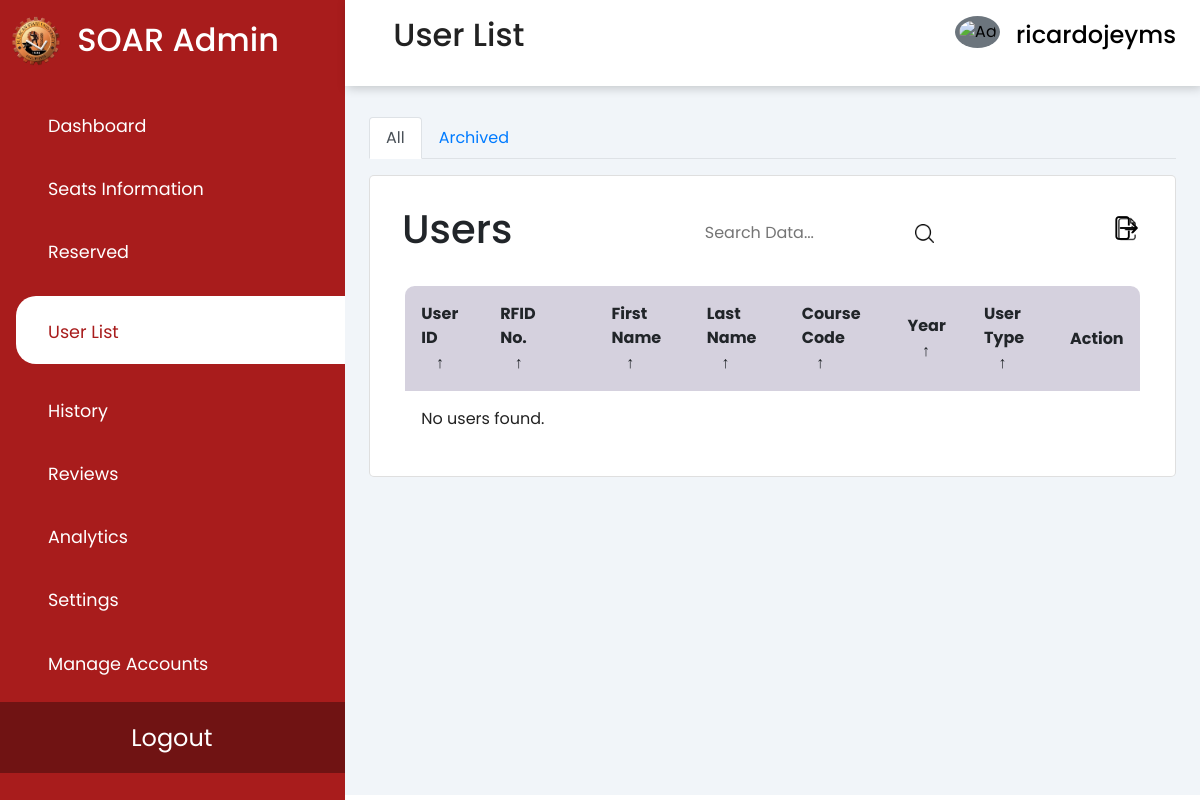
/user-list.php (signed in), run on an earlier commit of the app's database.
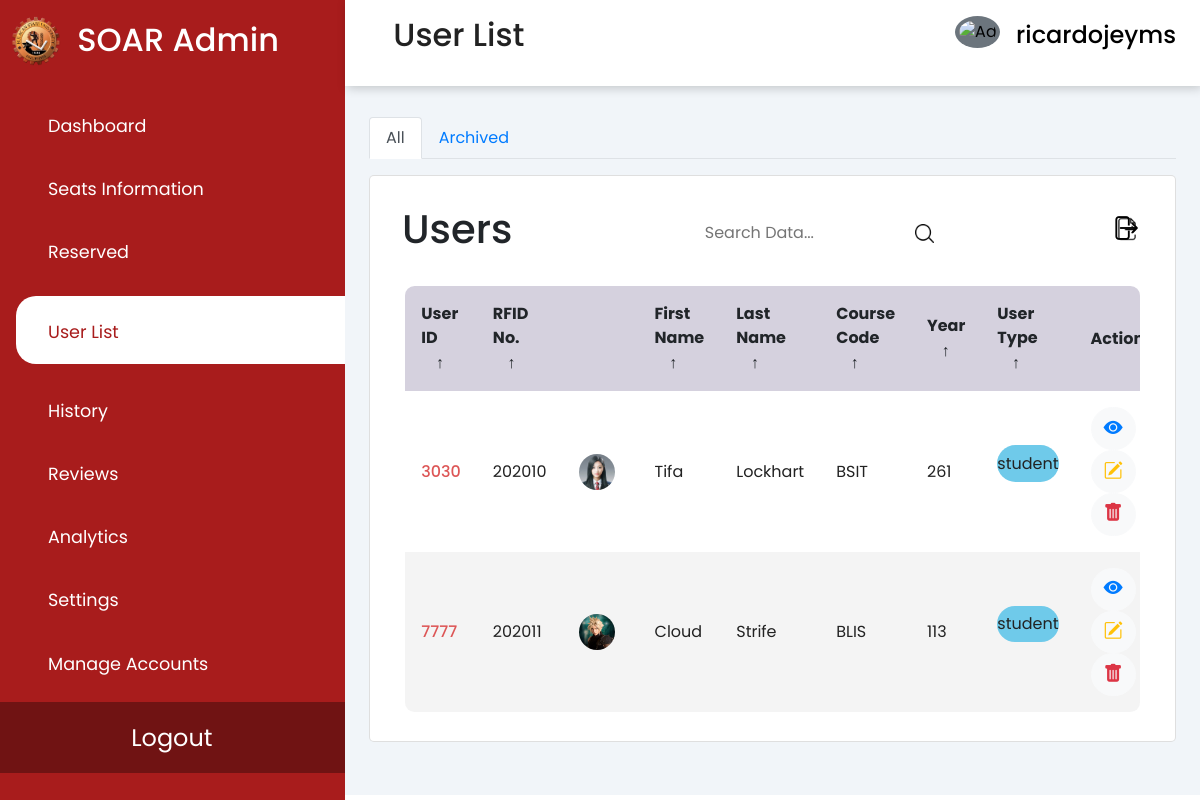
And on a later commit of the database.
### tables this page shows
CREATE TABLE `users` (
  `user_id` int(11) NOT NULL,
  `rfid_no` varchar(50) DEFAULT NULL,
  `first_name` varchar(255) DEFAULT NULL,
  `last_name` varchar(255) DEFAULT NULL,
  `account_id` int(11) DEFAULT NULL,
  `course_code` varchar(50) DEFAULT NULL,
  `yearsec_id` int(11) DEFAULT NULL,
  `age` int(11) DEFAULT NULL,
  `contact_number` varchar(20) DEFAULT NULL,
  `is_archived` tinyint(1) DEFAULT 0
);

CREATE TABLE `account` (
  `account_id` int(11) NOT NULL,
  `username` varchar(255) DEFAULT NULL,
  `password` varchar(255) DEFAULT NULL,
  `email` varchar(255) DEFAULT NULL,
  `picture` varchar(255) DEFAULT NULL,
  `account_type` varchar(255) DEFAULT NULL,
  `reservation_count` int(11) DEFAULT 0
);

### user-list.php (the view, shortened to what the changed rows need)
<?php
require 'assets/php/connect.php';
$sql = "SELECT u.user_id, u.rfid_no, u.first_name, u.last_name, u.account_id, u.course_code, u.yearsec_id, u.age, u.contact_number, a.picture, a.email,  a.account_type
        FROM users u
        JOIN account a ON u.account_id = a.account_id
        WHERE u.is_archived = 0";
$result = $conn->query($sql);
?>
<!DOCTYPE HTML>
<html>
<head>
    <link rel="stylesheet" href="https://cdn.jsdelivr.net/npm/bootstrap@4.6.2/dist/css/bootstrap.min.css"
>
    <link rel="stylesheet" type="text/css" href="assets/css/user-list.css" />
    <link href="https://cdnjs.cloudflare.com/ajax/libs/font-awesome/6.0.0/css/all.min.css" rel="stylesheet" />
    <link rel="stylesheet"
        href="https://maxst.icons8.com/vue-static/landings/line-awesome/line-awesome/1.3.0/css/line-awesome.min.css">
    <link rel="stylesheet" href="https://cdn.jsdelivr.net/npm/bootstrap-icons@1.11.1/font/bootstrap-icons.css">
</head>
<body>
    <div class="sidebar">
        <div class="sidebar-brand">
            <h2> <span>SOAR Admin</span></h2>
        </div>
    </div>
    <div class="header">
        <header>
            <h2>
                <label for="nav-toggle">
                    <div class="toggle">
                        <span class="la la-bars"></span>
                    </div>
                </label>
                User List
            </h2>
        </header>
    </div>
    <div class="main-content">
        <main>
            <div class="tab-content" id="myTabsContent">
                <div class="recent-grid">
                    <div class="history">
                        <div class="card">
                            <div class="card-body">
                                <div class="table-responsive">
                                    <section class="table__header">
                                        <h1>Users</h1>
                                    </section>
                                    <section class="table__body">
                                        <table id="customers_table">
                                            <thead>
                                                <tr>
                                                    <th> User ID <span class="icon-arrow">&UpArrow;</span></th>
                                                    <th> RFID No. <span class="icon-arrow">&UpArrow;</span></th>
                                                    <th></th>
                                                    <th> First Name <span class="icon-arrow">&UpArrow;</span></th>
                                                    <th> Last Name <span class="icon-arrow">&UpArrow;</span></th>
                                                    <th> Course Code <span class="icon-arrow">&UpArrow;</span></th>
                                                    <th> Year <span class="icon-arrow">&UpArrow;</span></th>
                                                    <th> User Type <span class="icon-arrow">&UpArrow;</span></th>
                                                    <th> Action </th>
                                                </tr>
                                            </thead>
                                            <?php
                                            if ($result->num_rows > 0) {
                                                while ($row = $result->fetch_assoc()) {
                                                    ?>
                                                    <tr>
                                                        <td class="studno">
                                                            <?php echo $row['user_id']; ?>
                                                        </td>
                                                        <td>
                                                            <?php echo $row['rfid_no']; ?>
                                                        </td>
                                                        <td><img src="<?php echo $row['picture']; ?>" alt=""></td>
                                                        <td>
                                                            <?php echo $row['first_name']; ?>
                                                        </td>
                                                        <td>
                                                            <?php echo $row['last_name']; ?>
                                                        </td>
                                                        <td>
                                                            <?php echo $row['course_code']; ?>
                                                        </td>
                                                        <td>
                                                            <?php echo $row['yearsec_id']; ?>
                                                        </td>
                                                        <td>
                                                            <p
                                                                class="user-type <?php echo strtolower($row['account_type']); ?>">
                                                                <?php echo $row['account_type']; ?>
                                                            </p>
                                                        </td>
                                                        <td>
                                                            <button type="button"
                                                                class="btn btn-light btn-rounded btn-icon view_user"
                                                                data-toggle="modal" data-target="#modalView"
                                                                data-userid="<?php echo $row['user_id']; ?>"
                                                                data-firstname="<?php echo $row['first_name']; ?>"
                                                                data-lastname="<?php echo $row['last_name']; ?>"
                                                                data-picture="<?php echo $row['picture']; ?>"
                                                                data-email="<?php echo $row['email']; ?> "
                                                                data-rfidno="<?php echo $row['rfid_no']; ?> "
                                                                data-course="<?php echo $row['course_code']; ?> "
                                                                data-contactno="<?php echo $row['contact_number']; ?> "
                                                                data-age="<?php echo $row['age']; ?> ">
                                                                <i class="bi bi-eye-fill text-primary"
                                                                    style="font-size: 1.2em;"></i>
                                                            </button>
                                                            <button type="button"
                                                                class="btn btn-light btn-rounded btn-icon edit_user"
                                                                data-toggle="modal" data-target="#editUser"
                                                                data-userid="<?php echo $row['user_id']; ?>"
                                                                data-firstname="<?php echo $row['first_name']; ?>"
                                                                data-lastname="<?php echo $row['last_name']; ?>"
                                                                data-picture="<?php echo $row['picture']; ?>"
                                                                data-email="<?php echo $row['email']; ?> "
                                                                data-rfidno="<?php echo $row['rfid_no']; ?> "
                                                                data-course="<?php echo $row['course_code']; ?> "
                                                                data-contactno="<?php echo $row['contact_number']; ?> "
                                                                data-age="<?php echo $row['age']; ?> ">
                                                                <i class="bi bi-pencil-square text-warning"
                                                                    style="font-size: 1.2em;"></i>
                                                            </button>
                                                            <button type="button"
                                                                class="btn btn-light btn-rounded btn-icon archive_btn"
                                                                data-user-id="<?php echo $row['user_id']; ?>">
                                                                <i class="bi bi-trash-fill text-danger"
                                                                    style="font-size: 1.2em;"></i>
                                                            </button>
                                                        </td>
                                                    </tr>
                                                    <?php
                                                }
                                            } else {
                                                echo "<tr><td colspan='7'>No users found.</td></tr>";
                                            }
                                            ?>
                                        </table>
                                    </section>
                                </div>
                            </div>
                        </div>
                    </div>
                </div>
            </div>
    </div>
</html>

What changed in the data, as far as the page shows it:
added users: user_id "3030", rfid_no "202010", account.picture (picture), first_name "Tifa", last_name "Lockhart", course_code "BSIT", yearsec "261", account.account_type "student"
added users: user_id "7777", rfid_no "202011", account.picture (picture), first_name "Cloud", last_name "Strife", course_code "BLIS", yearsec "113", account.account_type "student"
Also different on the page:
text no longer shown: "No users found."
